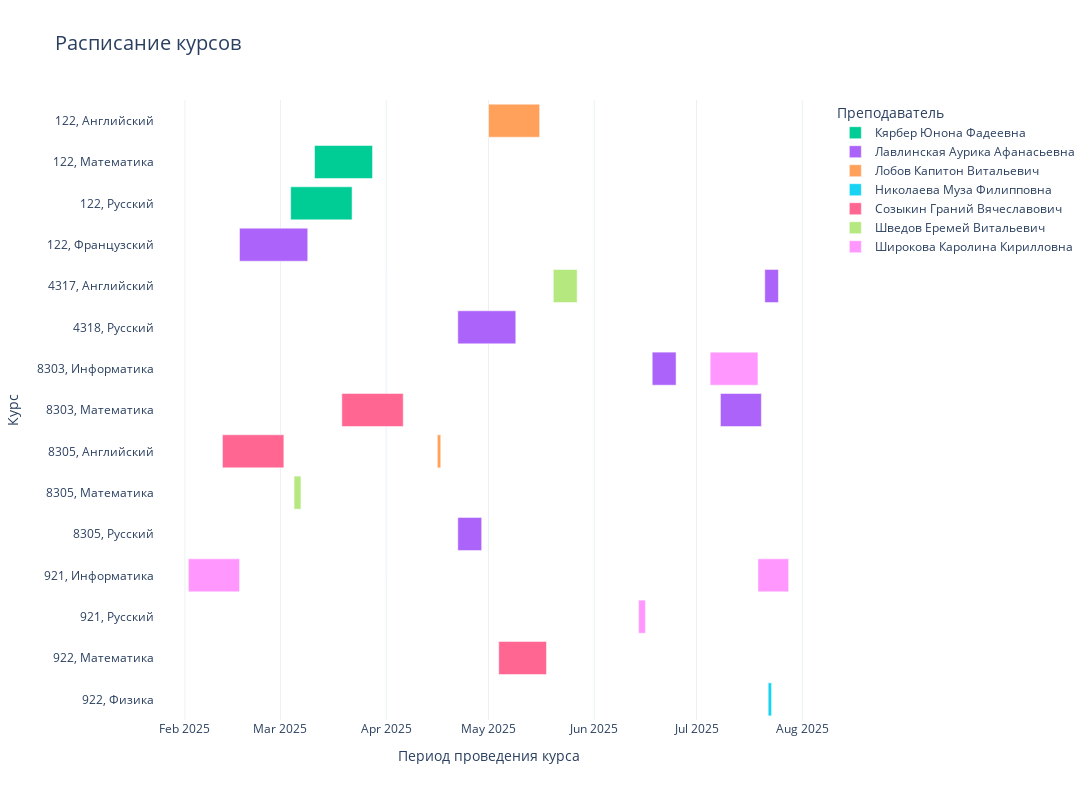

Here is the notebook cell this chart was saved with:
### Code cell
import plotly.express as px

df['Курс'] = df['Номер группы'].astype('str') + ", " + df["Предмет"]

# Создание диаграммы
fig = px.timeline(df,
                  x_start="Дата начала курса",
                  x_end="Дата окончания курса",
                  y='Курс',
                  color="ФИО",
                  title="Расписание курсов",
                  labels={"Тип занятия": "Тип занятия", "ФИО": "Преподаватель"},
                  color_discrete_map={"лекция": "blue", "практика": "green"},
                  template='plotly_white'
                  )

# Настройка внешнего вида
fig.update_yaxes(categoryorder="category descending", )
fig.update_layout(
    width=1200,
    height=800,
    font=dict(size=12),
    title_font_size=20,
    xaxis_title="Период проведения курса",
    yaxis_title="Курс",
    legend_title="Преподаватель")

# Отображение диаграммы
fig.show()

### Figure 1 — Plotly figure (JSON) as saved in the notebook; plotly's stock layout.template omitted (floating-point values rounded to 4 significant figures)
{"data": [{"base": ["2025-03-11T00:00:00.000000000", "2025-03-04T00:00:00.000000000"], "hovertemplate": "Преподаватель=Кярбер Юнона Фадеевна<br>Дата начала курса=%{base}<br>Дата окончания курса=%{x}<br>Курс=%{y}<extra></extra>", "legendgroup": "Кярбер Юнона Фадеевна", "marker": {"color": "#00cc96", "pattern": {"shape": ""}}, "name": "Кярбер Юнона Фадеевна", "orientation": "h", "showlegend": true, "textposition": "auto", "x": [1468800000, 1555200000], "xaxis": "x", "y": ["122, Математика", "122, Русский"], "yaxis": "y", "type": "bar"}, {"base": ["2025-07-08T00:00:00.000000000", "2025-07-21T00:00:00.000000000", "2025-04-22T00:00:00.000000000", "2025-06-18T00:00:00.000000000", "2025-04-22T00:00:00.000000000", "2025-02-17T00:00:00.000000000"], "hovertemplate": "Преподаватель=Лавлинская Аурика Афанасьевна<br>Дата начала курса=%{base}<br>Дата окончания курса=%{x}<br>Курс=%{y}<extra></extra>", "legendgroup": "Лавлинская Аурика Афанасьевна", "marker": {"color": "#ab63fa", "pattern": {"shape": ""}}, "name": "Лавлинская Аурика Афанасьевна", "orientation": "h", "showlegend": true, "textposition": "auto", "x": [1036800000, 345600000, 604800000, 604800000, 1468800000, 1728000000], "xaxis": "x", "y": ["8303, Математика", "4317, Английский", "8305, Русский", "8303, Информатика", "4318, Русский", "122, Французский"], "yaxis": "y", "type": "bar"}, {"base": ["2025-04-16T00:00:00.000000000", "2025-05-01T00:00:00.000000000"], "hovertemplate": "Преподаватель=Лобов Капитон Витальевич<br>Дата начала курса=%{base}<br>Дата окончания курса=%{x}<br>Курс=%{y}<extra></extra>", "legendgroup": "Лобов Капитон Витальевич", "marker": {"color": "#FFA15A", "pattern": {"shape": ""}}, "name": "Лобов Капитон Витальевич", "orientation": "h", "showlegend": true, "textposition": "auto", "x": [86400000, 1296000000], "xaxis": "x", "y": ["8305, Английский", "122, Английский"], "yaxis": "y", "type": "bar"}, {"base": ["2025-07-22T00:00:00.000000000"], "hovertemplate": "Преподаватель=Николаева Муза Филипповна<br>Дата начала курса=%{base}<br>Дата окончания курса=%{x}<br>Курс=%{y}<extra></extra>", "legendgroup": "Николаева Муза Филипповна", "marker": {"color": "#19d3f3", "pattern": {"shape": ""}}, "name": "Николаева Муза Филипповна", "orientation": "h", "showlegend": true, "textposition": "auto", "x": [86400000], "xaxis": "x", "y": ["922, Физика"], "yaxis": "y", "type": "bar"}, {"base": ["2025-02-12T00:00:00.000000000", "2025-03-19T00:00:00.000000000", "2025-05-04T00:00:00.000000000"], "hovertemplate": "Преподаватель=Созыкин Граний Вячеславович<br>Дата начала курса=%{base}<br>Дата окончания курса=%{x}<br>Курс=%{y}<extra></extra>", "legendgroup": "Созыкин Граний Вячеславович", "marker": {"color": "#FF6692", "pattern": {"shape": ""}}, "name": "Созыкин Граний Вячеславович", "orientation": "h", "showlegend": true, "textposition": "auto", "x": [1555200000, 1555200000, 1209600000], "xaxis": "x", "y": ["8305, Английский", "8303, Математика", "922, Математика"], "yaxis": "y", "type": "bar"}, {"base": ["2025-03-05T00:00:00.000000000", "2025-05-20T00:00:00.000000000"], "hovertemplate": "Преподаватель=Шведов Еремей Витальевич<br>Дата начала курса=%{base}<br>Дата окончания курса=%{x}<br>Курс=%{y}<extra></extra>", "legendgroup": "Шведов Еремей Витальевич", "marker": {"color": "#B6E880", "pattern": {"shape": ""}}, "name": "Шведов Еремей Витальевич", "orientation": "h", "showlegend": true, "textposition": "auto", "x": [172800000, 604800000], "xaxis": "x", "y": ["8305, Математика", "4317, Английский"], "yaxis": "y", "type": "bar"}, {"base": ["2025-07-05T00:00:00.000000000", "2025-02-02T00:00:00.000000000", "2025-07-19T00:00:00.000000000", "2025-06-14T00:00:00.000000000"], "hovertemplate": "Преподаватель=Широкова Каролина Кирилловна<br>Дата начала курса=%{base}<br>Дата окончания курса=%{x}<br>Курс=%{y}<extra></extra>", "legendgroup": "Широкова Каролина Кирилловна", "marker": {"color": "#FF97FF", "pattern": {"shape": ""}}, "name": "Широкова Каролина Кирилловна", "orientation": "h", "showlegend": true, "textposition": "auto", "x": [1209600000, 1296000000, 777600000, 172800000], "xaxis": "x", "y": ["8303, Информатика", "921, Информатика", "921, Информатика", "921, Русский"], "yaxis": "y", "type": "bar"}], "layout": {"xaxis": {"anchor": "y", "domain": [0.0, 1.0], "type": "date", "title": {"text": "Период проведения курса"}}, "yaxis": {"anchor": "x", "domain": [0.0, 1.0], "title": {"text": "Курс"}, "categoryorder": "category descending"}, "legend": {"title": {"text": "Преподаватель"}, "tracegroupgap": 0}, "title": {"text": "Расписание курсов", "font": {"size": 20}}, "barmode": "overlay", "font": {"size": 12}, "width": 1200, "height": 800}}
